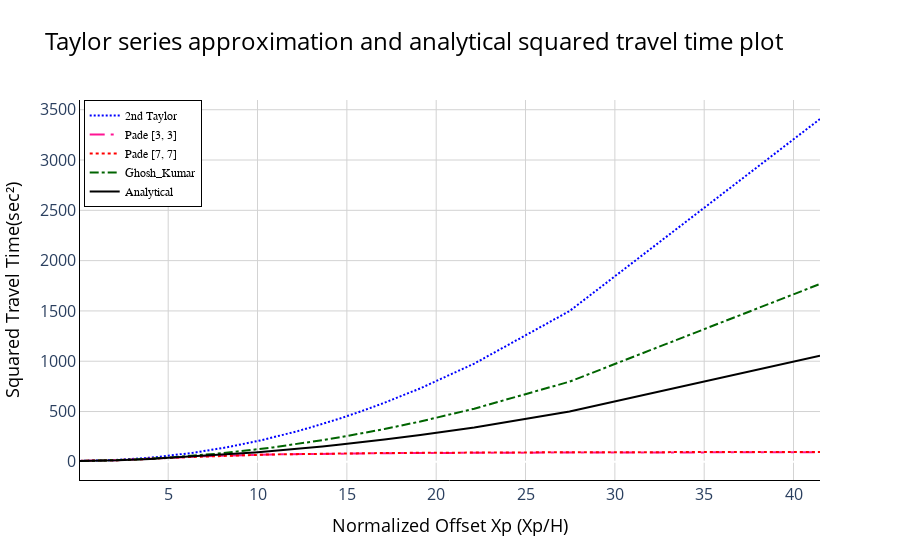

Notebook code cell kept with this figure:
### Code cell
def sqared_traveltime_plot(m, d, Xp, Tp, T2_taylor, T2_pade33, T2_pade77, T2_GK):
    fig = go.Figure()
    # Adding the line plot
    fig.add_trace(go.Scatter(
        x=Xp[:m]/np.cumsum(d)[-1],
        y=T2_taylor[:m],
        mode='lines',
        text=[f'{d:.2f}' for d in T2_taylor],
        textposition='top center',
        name='2nd Taylor',
        line=dict(color='blue', width=2, dash='2,2,2,2'),
        #marker=dict(color='red', size=8)
    ))
    # Adding the line plot
    fig.add_trace(go.Scatter(
        x=Xp[:m]/np.cumsum(d)[-1],
        y=T2_pade33[:m],
        mode='lines',
        text=[f'{d:.2f}' for d in T2_pade33],
        textposition='top center',
        name=f'Pade [3, 3]',
        line=dict(color='deeppink', width=2, dash= 'longdashdot'),
        #marker=dict(color='orange', size=8)
    ))
    # Adding the line plot
    fig.add_trace(go.Scatter(
        x=Xp[:m]/np.cumsum(d)[-1],
        y=T2_pade77[:m],
        mode='lines',
        text=[f'{d:.2f}' for d in T2_pade77],
        textposition='top center',
        name=f'Pade [7, 7]',
        line=dict(color='red', width=2, dash='dot'),
        #marker=dict(color='red', size=8)
    ))
    # Adding the line plot
    fig.add_trace(go.Scatter(
        x=Xp[:m]/np.cumsum(d)[-1],
        y=T2_GK[:m],
        mode='lines',
        text=[f'{d:.2f}' for d in T2_GK],
        textposition='top center',
        name=f'Ghosh_Kumar',
        line=dict(color='darkgreen', width=2, dash='dashdot'),
        #marker=dict(color='red', size=8)
    ))
    # Adding the line plot
    fig.add_trace(go.Scatter(
        x=Xp[:m]/np.cumsum(d)[-1],
        y=Tp[:m]**2,
        mode='lines',
        text=[f'{d:.2f}' for d in Tp**2],
        textposition='top center',
        name=f'Analytical',
        line=dict(color='black', width=2, dash='solid'),
        #marker=dict(color='green', size=8)
    ))

    # Adding titles and labels
    fig.update_layout(
        title='Taylor series approximation and analytical squared travel time plot',
        title_font=dict(size=24, color='black'),
        xaxis_title='Normalized Offset Xp (Xp/H)',
        xaxis_title_font=dict(size=18, color='black'),
        yaxis_title='Squared Travel Time(sec²)',
        yaxis_title_font=dict(size=18, color='black'),
        font=dict(size=16),
        legend=dict(
            font=dict(color='black', size=12, family='Arial black, bold'),  
            bordercolor='black',
            borderwidth=1,
            x=0.005,
            y=1,
            xanchor='left',
            yanchor='top'),
        plot_bgcolor='white',
        xaxis=dict(gridcolor='lightgrey', showline=True, linewidth=1, linecolor='black'),
        yaxis=dict(gridcolor='lightgrey', showline=True, linewidth=1, linecolor='black')
    )

    # Adding a hover template
    fig.update_traces(hovertemplate='Position: %{x:.2f}<br>T_square: %{y:.8f}')
    # Show the interactive plot
    fig.show()

sqared_traveltime_plot(plot_upto, d, Xp, Tp, T2_taylor, T2_pade33, T2_pade77, T2_GhoshK)

### Figure 1 — Plotly figure (JSON) as saved in the notebook; plotly's stock layout.template omitted (floating-point values rounded to 4 significant figures; data arrays with more than 128 entries replaced by an {"elided": "..."} marker saying what was removed)
{"data": [{"hovertemplate": "Position: %{x:.2f}<br>T_square: %{y:.8f}", "line": {"color": "blue", "dash": "2,2,2,2", "width": 2}, "mode": "lines", "name": "2nd Taylor", "text": {"elided": "1020 str values"}, "textposition": "top center", "type": "scatter", "x": {"elided": "1020 float values"}, "y": {"elided": "1020 float values"}}, {"hovertemplate": "Position: %{x:.2f}<br>T_square: %{y:.8f}", "line": {"color": "deeppink", "dash": "longdashdot", "width": 2}, "mode": "lines", "name": "Pade [3, 3]", "text": {"elided": "1020 str values"}, "textposition": "top center", "type": "scatter", "x": {"elided": "1020 float values"}, "y": {"elided": "1020 float values"}}, {"hovertemplate": "Position: %{x:.2f}<br>T_square: %{y:.8f}", "line": {"color": "red", "dash": "dot", "width": 2}, "mode": "lines", "name": "Pade [7, 7]", "text": {"elided": "1020 str values"}, "textposition": "top center", "type": "scatter", "x": {"elided": "1020 float values"}, "y": {"elided": "1020 float values"}}, {"hovertemplate": "Position: %{x:.2f}<br>T_square: %{y:.8f}", "line": {"color": "darkgreen", "dash": "dashdot", "width": 2}, "mode": "lines", "name": "Ghosh_Kumar", "text": {"elided": "1020 str values"}, "textposition": "top center", "type": "scatter", "x": {"elided": "1020 float values"}, "y": {"elided": "1020 float values"}}, {"hovertemplate": "Position: %{x:.2f}<br>T_square: %{y:.8f}", "line": {"color": "black", "dash": "solid", "width": 2}, "mode": "lines", "name": "Analytical", "text": {"elided": "1020 str values"}, "textposition": "top center", "type": "scatter", "x": {"elided": "1020 float values"}, "y": {"elided": "1020 float values"}}], "layout": {"font": {"size": 16}, "legend": {"bordercolor": "black", "borderwidth": 1, "font": {"color": "black", "family": "Arial black, bold", "size": 12}, "x": 0.005, "xanchor": "left", "y": 1, "yanchor": "top"}, "plot_bgcolor": "white", "title": {"font": {"color": "black", "size": 24}, "text": "Taylor series approximation and analytical squared travel time plot"}, "xaxis": {"gridcolor": "lightgrey", "linecolor": "black", "linewidth": 1, "showline": true, "title": {"font": {"color": "black", "size": 18}, "text": "Normalized Offset Xp (Xp/H)"}}, "yaxis": {"gridcolor": "lightgrey", "linecolor": "black", "linewidth": 1, "showline": true, "title": {"font": {"color": "black", "size": 18}, "text": "Squared Travel Time(sec²)"}}}}
